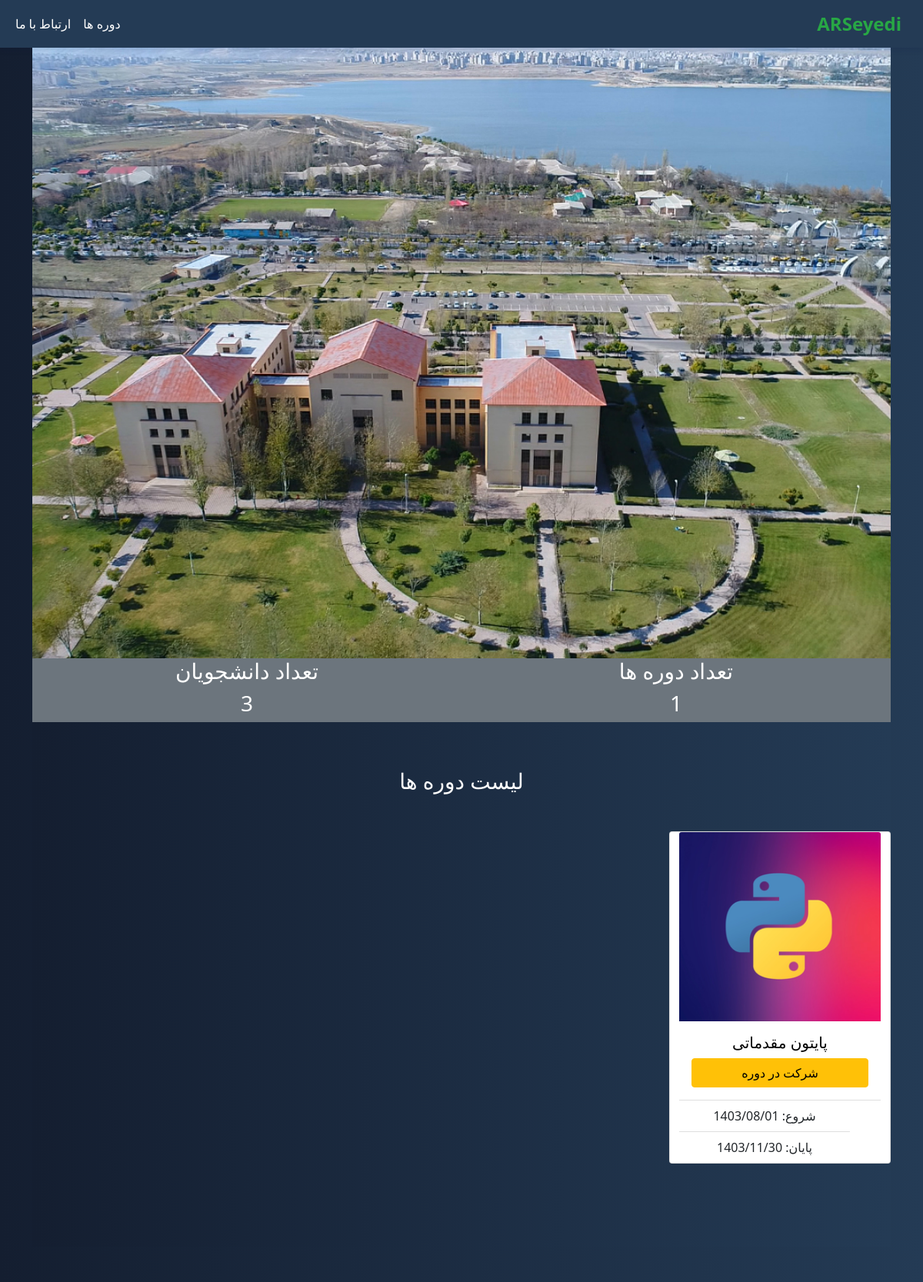
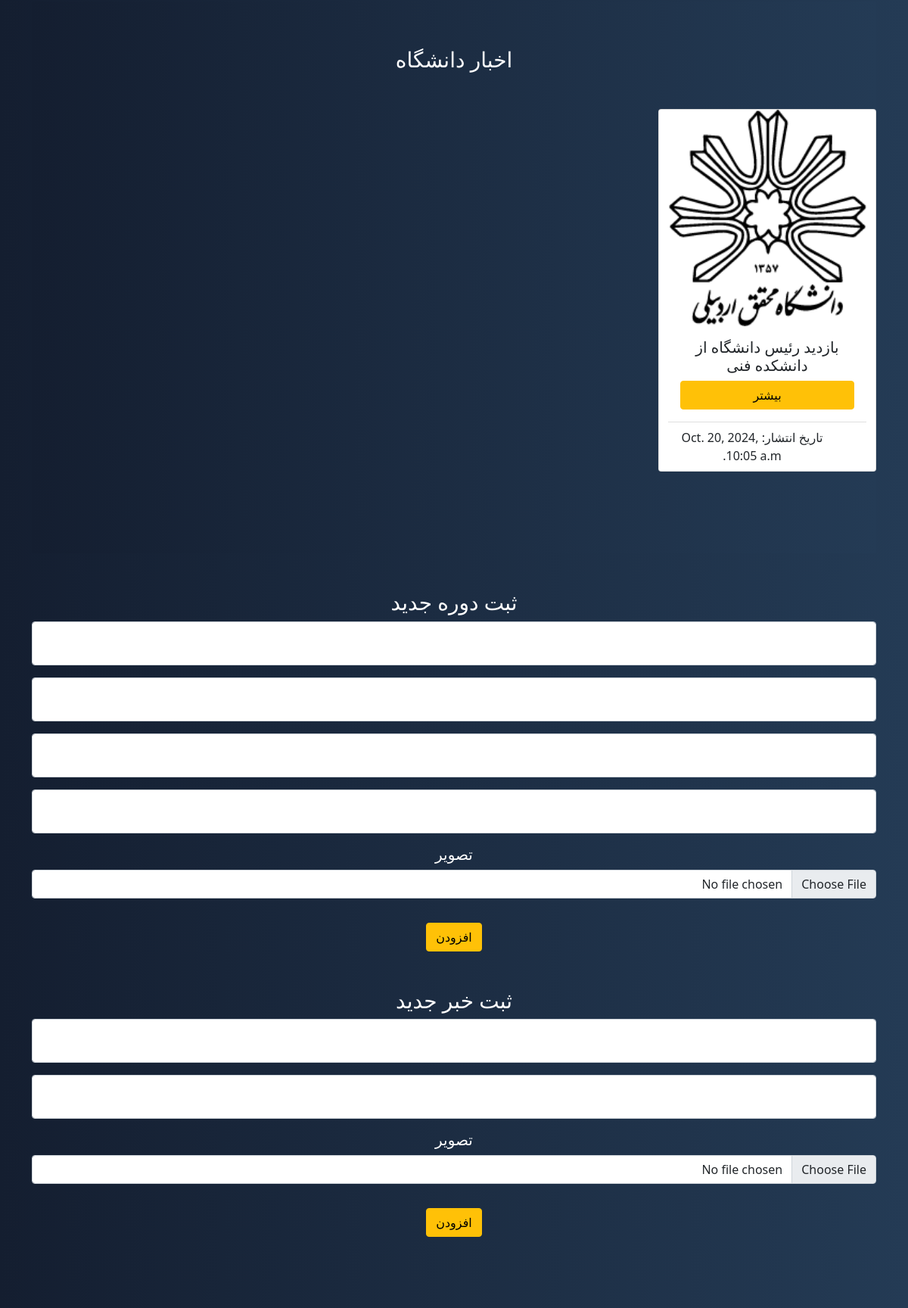
Screenshot of /university/ (upper part) with the database file from the repository (2 pictures, top to bottom).
### university/models.py (models this page shows, shortened)
class Course(models.Model):
    title = models.CharField(max_length=200)
    description = models.TextField()
    start_date = models.CharField(max_length=10)
    end_date = models.CharField(max_length=10)
    image = models.ImageField(upload_to='course', null=True, blank=True)

class News(models.Model):
    title = models.CharField(max_length=200)
    content = models.TextField()
    published_at = models.DateTimeField(auto_now_add=True)
    image = models.ImageField(upload_to='news', null=True, blank=True)

### university/views.py (the view)
# urls.py: path('', views.main, name='pump_main'),
def main(request):
    courses = Course.objects.all()
    news = News.objects.all()
    course_counts = Course.objects.aggregate(count=Count('id'))
    course_counts = list(course_counts.values())[0]
    student_counts = Enroll.objects.aggregate(count=Count('id'))
    student_counts = list(student_counts.values())[0]
    return render(request, 'main.html', {'courses': courses, 'news': news, 'course_counts': course_counts,
                                         'student_counts': student_counts})

### university/templates/main.html (shortened to what this page needs)
{% extends "base.html" %}
{% load static %}
{% block content %}
<html lang="en" dir="rtl">
    <nav class="navbar navbar-expand-lg navbar-dark fixed-top">
        <div class="container-fluid">
            <a class="navbar-brand" href="{% url 'index' %}">ARSeyedi</a>
            <div class="collapse navbar-collapse justify-content-end" id="navbarNav">
                <ul class="navbar-nav">
                    <li class="nav-item">
                        <a class="nav-link" href="{% url 'courses' %}">دوره ها</a>
                    </li>
                    <li class="nav-item">
                        <a class="nav-link" href="{% url 'index' %}">ارتباط با ما</a>
                    </li>
                </ul>
            </div>
        </div>
    </nav>
    <header class="bg-white mt-2" style="background-image: url({% static "assets/UMA.jpg" %}); background-size: cover;">
    </header>
    <div class="container bg-secondary">
        <div class="row">
          <p class="col h3 text-center">تعداد دوره ها</p>
          <p class="col h3 text-center">تعداد دانشجویان</p>
        </div>
        <div class="row">
          <p class="col h3 text-center">{{ course_counts }}</p>
          <p class="col h3 text-center">{{ student_counts }}</p>
        </div>
    </div>
    <section class="container mb-5 ot-4">
        <p class="text-center h3">لیست دوره ها</p>
        <div class="col-12 my-5 align-items-center">
          <div class="row gy-4 row-cols-1 row-cols-sm-2 row-cols-md-3 text-center text-sm-start">
              {% for course in courses %}
                <div class="card col ms-3 text-center" style="width: 18rem; color: black;">
                    <img class="card-img-top" src={{ course.image.url }}>
                    <div class="card-body">
                        <h5 class="card-title">{{ course.title }}</h5>
                        <a class="btn btn-warning w-100" href="{% url 'enroll' course.id %}">شرکت در دوره</a>
                    </div>
                    <ul class="list-group list-group-flush">
                        <li class="list-group-item">شروع: {{ course.start_date }}</li>
                        <li class="list-group-item">پایان: {{ course.end_date }}</li>
                    </ul>
                </div>
            {% endfor %}
          </div>
        </div>
    </section>
    <section class="container mb-5 ot-4">
        <p class="text-center h3">اخبار دانشگاه</p>
        <div class="col-12 my-5 align-items-center">
          <div class="row gy-4 row-cols-1 row-cols-sm-2 row-cols-md-3 text-center text-sm-start">
              {% for news in news %}
                  <div class="card col ms-3 text-center" style="width: 18rem;">
                    <img class="card-img-top" src={{ news.image.url }}>
                    <div class="card-body">
                        <h5 class="card-title text-dark">{{ news.title }}</h5>
                        <a class="btn btn-warning w-100" href="{% url 'news_info' news.id %}">بیشتر</a>
                    </div>
                    <ul class="list-group list-group-flush">
                        <li class="list-group-item">تاریخ انتشار: {{ news.published_at }}</li>
                    </ul>
                </div>
            {% endfor %}
          </div>
        </div>
    </section>
        <div>
          <p class="h3">ثبت دوره جدید</p>
              <form action="{% url 'add_course' %}" method="post" enctype="multipart/form-data">
                <div class="form-floating mb-3 text-light mt-6">
                  <label class="h5" style="color: white" for="floatingTextareaDisabled text-white">عنوان</label>
                  <input type="text" class="form-control" name="title" required>
                </div>
                <div class="form-floating mb-3 text-light mt-6">
                  <label class="h5" style="color: white" for="floatingTextareaDisabled text-white">توضیحات</label>
                  <input type="text" class="form-control" name="description" required>
                </div>
                <div class="form-floating mb-3 text-light mt-6">
                  <label class="h5" style="color: white" for="floatingTextareaDisabled text-white">تاریخ شروع</label>
                  <input type="text" class="form-control" name="start" required>
                </div>
                <div class="form-floating mb-3 text-light mt-6">
                  <label class="h5" style="color: white" for="floatingTextareaDisabled text-white">تاریخ پایان</label>
                  <input type="text" class="form-control" name="end" required>
                </div>
                <div class="mb-3">
                  <label class="h5" style="color: white" for="floatingTextareaDisabled text-white">تصویر</label>
                  <input type="file" class="form-control" name="image" required>
                </div>
                <button class="btn btn-warning mb-5 mt-3" type="submit">افزودن</button>
              </form>
        </div>
        <div>
          <p class="h3">ثبت خبر جدید</p>
              <form action="{% url 'add_news' %}" method="post" enctype="multipart/form-data">
                <div class="form-floating mb-3 text-light mt-6">
                  <label class="h5" style="color: white" for="floatingTextareaDisabled text-white">عنوان</label>
                  <input type="text" class="form-control" name="news_title" required>
                </div>
                <div class="form-floating mb-3 text-light mt-6">
                  <label class="h5" style="color: white" for="floatingTextareaDisabled text-white">توضیحات</label>
                  <input type="text" class="form-control" name="news_content" required>
                </div>
                <div class="mb-3">
                  <label class="h5" style="color: white" for="floatingTextareaDisabled text-white">تصویر</label>
                  <input type="file" class="form-control" name="news_image" required>
                </div>
                <button class="btn btn-warning mb-5 mt-3" type="submit">افزودن</button>
              </form>
        </div>
{% endblock %}

### static/css/styles.css (style rules this page uses)
.navbar { background-color: #243b55; }
.navbar-brand { font-size: 1.5rem; font-weight: bold; color: #28a745 !important; }
.navbar-nav .nav-link { color: white !important; }
.navbar.fixed-top { box-shadow: 0 4px 6px rgba(0, 22, 68, 0.1); }
header { position: relative; background-position: center; background-size: cover; height: 100vh; display: flex; align-items: center; justify-content: center; }
section { padding: 60px 0; }
section { background: linear-gradient(to right, #141e30, #243b55); }

### rows the page displays
Course: image (picture), title "پایتون مقدماتی", start_date "1403/08/01", end_date "1403/11/30"
News: image (picture), title "بازدید رئیس دانشگاه از دانشکده فنی", published_at "Oct. 20, 2024, 10:05 a.m."

### other values shown
{{ course_counts }} "1"
{{ student_counts }} "3"
